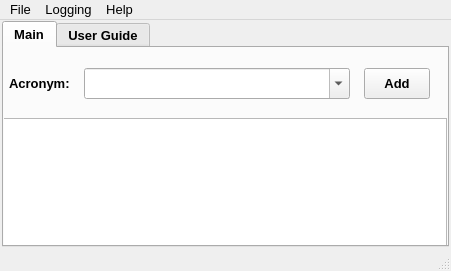
<?xml version="1.0" encoding="UTF-8"?>
<ui version="4.0">
 <class>MainWindow</class>
 <widget class="QMainWindow" name="MainWindow">
  <property name="windowModality">
   <enum>Qt::WindowModal</enum>
  </property>
  <property name="enabled">
   <bool>true</bool>
  </property>
  <property name="geometry">
   <rect>
    <x>0</x>
    <y>0</y>
    <width>451</width>
    <height>271</height>
   </rect>
  </property>
  <property name="sizePolicy">
   <sizepolicy hsizetype="Fixed" vsizetype="Fixed">
    <horstretch>0</horstretch>
    <verstretch>0</verstretch>
   </sizepolicy>
  </property>
  <property name="maximumSize">
   <size>
    <width>451</width>
    <height>271</height>
   </size>
  </property>
  <property name="font">
   <font>
    <pointsize>10</pointsize>
   </font>
  </property>
  <property name="windowTitle">
   <string>Acronyme Finder</string>
  </property>
  <widget class="QWidget" name="centralwidget">
   <property name="sizePolicy">
    <sizepolicy hsizetype="Fixed" vsizetype="Fixed">
     <horstretch>0</horstretch>
     <verstretch>0</verstretch>
    </sizepolicy>
   </property>
   <widget class="QTabWidget" name="tabWidget">
    <property name="enabled">
     <bool>true</bool>
    </property>
    <property name="geometry">
     <rect>
      <x>2</x>
      <y>1</y>
      <width>447</width>
      <height>226</height>
     </rect>
    </property>
    <property name="sizePolicy">
     <sizepolicy hsizetype="Fixed" vsizetype="Fixed">
      <horstretch>0</horstretch>
      <verstretch>0</verstretch>
     </sizepolicy>
    </property>
    <property name="font">
     <font>
      <pointsize>10</pointsize>
      <bold>true</bold>
     </font>
    </property>
    <property name="currentIndex">
     <number>0</number>
    </property>
    <widget class="QWidget" name="MainTab">
     <property name="font">
      <font>
       <pointsize>10</pointsize>
       <bold>false</bold>
      </font>
     </property>
     <attribute name="title">
      <string>Main</string>
     </attribute>
     <widget class="QLabel" name="label">
      <property name="geometry">
       <rect>
        <x>5</x>
        <y>20</y>
        <width>65</width>
        <height>31</height>
       </rect>
      </property>
      <property name="font">
       <font>
        <pointsize>10</pointsize>
        <bold>true</bold>
       </font>
      </property>
      <property name="text">
       <string>Acronym:</string>
      </property>
     </widget>
     <widget class="QPushButton" name="addButton">
      <property name="geometry">
       <rect>
        <x>360</x>
        <y>20</y>
        <width>66</width>
        <height>31</height>
       </rect>
      </property>
      <property name="font">
       <font>
        <pointsize>10</pointsize>
        <bold>true</bold>
       </font>
      </property>
      <property name="text">
       <string>Add</string>
      </property>
     </widget>
     <widget class="QComboBox" name="comboBox">
      <property name="enabled">
       <bool>true</bool>
      </property>
      <property name="geometry">
       <rect>
        <x>80</x>
        <y>20</y>
        <width>266</width>
        <height>31</height>
       </rect>
      </property>
      <property name="sizePolicy">
       <sizepolicy hsizetype="Fixed" vsizetype="Fixed">
        <horstretch>0</horstretch>
        <verstretch>0</verstretch>
       </sizepolicy>
      </property>
      <property name="font">
       <font>
        <pointsize>10</pointsize>
        <bold>false</bold>
       </font>
      </property>
      <property name="editable">
       <bool>true</bool>
      </property>
     </widget>
     <widget class="QTextEdit" name="textEdit">
      <property name="geometry">
       <rect>
        <x>-2</x>
        <y>70</y>
        <width>445</width>
        <height>131</height>
       </rect>
      </property>
      <property name="acceptRichText">
       <bool>false</bool>
      </property>
     </widget>
    </widget>
    <widget class="QWidget" name="UserGuideTab">
     <property name="sizePolicy">
      <sizepolicy hsizetype="Fixed" vsizetype="Fixed">
       <horstretch>0</horstretch>
       <verstretch>0</verstretch>
      </sizepolicy>
     </property>
     <attribute name="title">
      <string>User Guide</string>
     </attribute>
     <widget class="QTextEdit" name="guideTextEdit">
      <property name="geometry">
       <rect>
        <x>-2</x>
        <y>0</y>
        <width>446</width>
        <height>203</height>
       </rect>
      </property>
      <property name="sizePolicy">
       <sizepolicy hsizetype="Fixed" vsizetype="Fixed">
        <horstretch>0</horstretch>
        <verstretch>0</verstretch>
       </sizepolicy>
      </property>
      <property name="font">
       <font>
        <pointsize>10</pointsize>
        <bold>false</bold>
       </font>
      </property>
      <property name="styleSheet">
       <string notr="true"/>
      </property>
      <property name="frameShadow">
       <enum>QFrame::Sunken</enum>
      </property>
      <property name="readOnly">
       <bool>true</bool>
      </property>
     </widget>
    </widget>
   </widget>
  </widget>
  <widget class="QMenuBar" name="menubar">
   <property name="geometry">
    <rect>
     <x>0</x>
     <y>0</y>
     <width>451</width>
     <height>23</height>
    </rect>
   </property>
   <widget class="QMenu" name="menuFile">
    <property name="title">
     <string>File</string>
    </property>
    <addaction name="actionLoad_File"/>
    <addaction name="separator"/>
    <addaction name="actionOpen_File"/>
    <addaction name="separator"/>
    <addaction name="actionExit"/>
   </widget>
   <widget class="QMenu" name="menuLogging">
    <property name="title">
     <string>Logging</string>
    </property>
    <addaction name="actionOpen_Log"/>
   </widget>
   <widget class="QMenu" name="menuHelp">
    <property name="title">
     <string>Help</string>
    </property>
    <addaction name="actionAbout"/>
   </widget>
   <addaction name="menuFile"/>
   <addaction name="menuLogging"/>
   <addaction name="menuHelp"/>
  </widget>
  <widget class="QStatusBar" name="statusbar"/>
  <action name="actionOpen_Log">
   <property name="text">
    <string>Open Log</string>
   </property>
   <property name="font">
    <font>
     <pointsize>10</pointsize>
    </font>
   </property>
  </action>
  <action name="actionExit">
   <property name="text">
    <string>Exit</string>
   </property>
   <property name="font">
    <font>
     <pointsize>10</pointsize>
    </font>
   </property>
  </action>
  <action name="actionAbout">
   <property name="text">
    <string>About</string>
   </property>
   <property name="font">
    <font>
     <pointsize>10</pointsize>
    </font>
   </property>
  </action>
  <action name="actionUser_Guide">
   <property name="text">
    <string>User Guide</string>
   </property>
   <property name="font">
    <font>
     <pointsize>10</pointsize>
    </font>
   </property>
  </action>
  <action name="actionLoad_File">
   <property name="text">
    <string>Load File</string>
   </property>
  </action>
  <action name="actionOpen_File">
   <property name="text">
    <string>Open File</string>
   </property>
  </action>
 </widget>
 <resources/>
 <connections/>
</ui>
